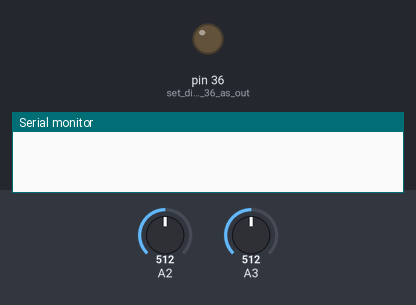
The sketch below on a simulated Arduino Mega 2560, built with avr-gcc and run on an emulated ATmega2560. Parts: output pins drawn as LEDs (lit = HIGH), the last lines printed to the serial monitor. The inputs (shaded band) are chosen by the test bench; at power-on: A2 = 512, A3 = 512.

Above: at 1.2 s.
1.3 s: A2 set to 531
At 2.5 s:
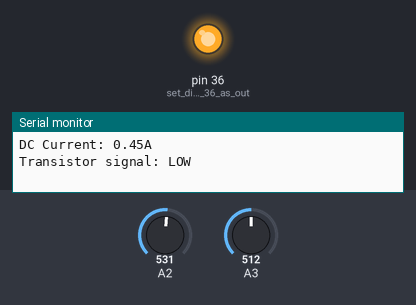
2.8 s: A3 set to 546
At 4.0 s:
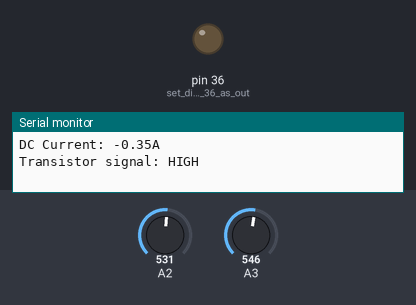
4.3 s: A3 set to 511
At 5.0 s:
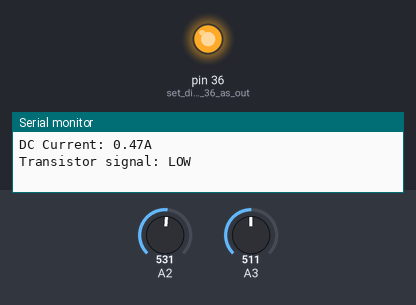
5.8 s: A3 set to 716
At 6.2 s:
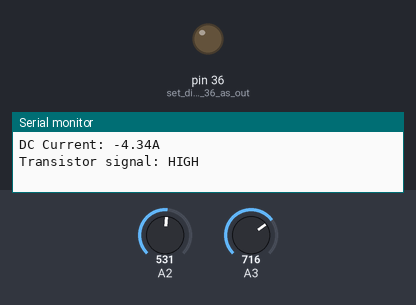
Timing chart, 0 to 8.3 s (numbered marks = the images above; inputs shaded):
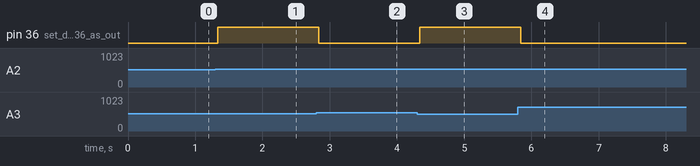

Measured:
- the behaviour switches between 512 and 513 on A2 (found by bisection; images 0 and 1)
- the behaviour switches between 530 and 531 on A3 (found by bisection; images 1 and 2)
- after the input at 1.3 s, pin 36 (set_digital_pin_36_as_out): LOW → HIGH at once
- after the input at 2.8 s, pin 36 (set_digital_pin_36_as_out): HIGH → LOW at once
- after the input at 4.3 s, pin 36 (set_digital_pin_36_as_out): LOW → HIGH at once
- after the input at 5.8 s, pin 36 (set_digital_pin_36_as_out): HIGH → LOW at once

The sketch:

DC__current_measurement_and_protection_simplified.ino
```cpp
// Set output current limit and declare variables
float current_limit = 1e-2;	// set current limit to 10mA
float DC_current_old;       // previous DC current value
String transistor_state;    // state of signal going to transistor

void setup() {
  // put your setup code here, to run once:
  Serial.begin(9600);   // set data rate to 9600 bps
  pinMode(36, OUTPUT);  // set digital pin 36 as output (controls transistor)
}

void loop() {
  // put your main code here, to run repeatedly:

  // DC current measurement
	float V1_scaled = analogRead(A2) * 5.0/1023;	// read scaled voltage before current-sensing resistor
	float V2_scaled = analogRead(A3) * 5.0/1023;	// read scaled voltage after current-sensing resistor
  float voltage_drop = V1_scaled - V2_scaled;   // difference between scaled voltages
  float DC_current = voltage_drop * 48 / 10;	  // convert voltage drop to current by scaling it up to original voltage and dividing by 10 Ohm current-sensing resistor

  int read_transistor_state = digitalRead(36);  // read state of pin going to transistor
  if (read_transistor_state == 1) {             // if pin is high
    transistor_state="HIGH";                    // signal to transistor is high
  } else {transistor_state="LOW";}              // signal to transsitor is low

  if (DC_current != DC_current_old) {           // if previous current value is not equal to new current value
    DC_current_old = DC_current;                // update previous current value
    // print outputs
    Serial.print("Scaled Voltages: ");
    Serial.print(V1_scaled);
    Serial.print("V");
    Serial.print(", ");
    Serial.print(V2_scaled);
    Serial.print("V ");
    Serial.print("--> Voltage drop: ");
    Serial.print(voltage_drop);
    Serial.print("V");
    Serial.println();
    Serial.print("DC Current: ");
    Serial.print(DC_current);
    Serial.print("A");
    Serial.println();
    Serial.print("Transistor signal: ");
    Serial.print(transistor_state);
    Serial.println();
    Serial.println();
    }  else {};

  // Protection cutoff
  if (DC_current >= current_limit) {	// if current is greater than/equal to current limit
		digitalWrite(36, HIGH);	          // send signal to transistor to activate safety relay
	} else {digitalWrite(36, LOW);      // no signal sent to transistor
	}

}
```
